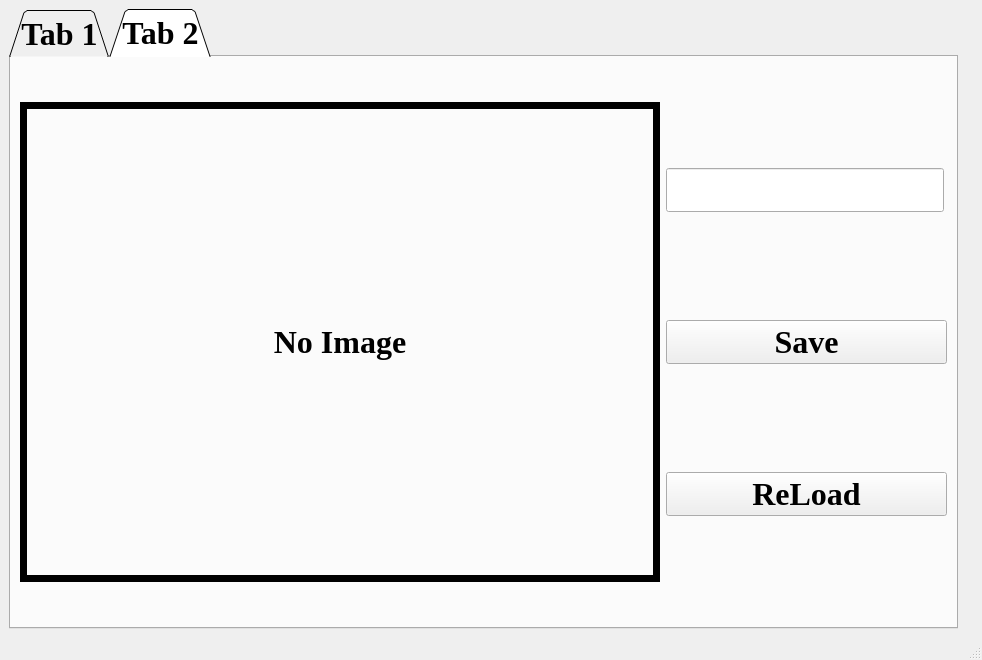
<?xml version="1.0" encoding="UTF-8"?>
<ui version="4.0">
 <class>MainWindow</class>
 <widget class="QMainWindow" name="MainWindow">
  <property name="geometry">
   <rect>
    <x>0</x>
    <y>0</y>
    <width>982</width>
    <height>660</height>
   </rect>
  </property>
  <property name="tabletTracking">
   <bool>false</bool>
  </property>
  <property name="windowTitle">
   <string>GGEZ</string>
  </property>
  <property name="toolTip">
   <string/>
  </property>
  <property name="whatsThis">
   <string/>
  </property>
  <property name="unifiedTitleAndToolBarOnMac">
   <bool>true</bool>
  </property>
  <widget class="QWidget" name="centralwidget">
   <property name="sizePolicy">
    <sizepolicy hsizetype="Preferred" vsizetype="Preferred">
     <horstretch>0</horstretch>
     <verstretch>0</verstretch>
    </sizepolicy>
   </property>
   <layout class="QVBoxLayout" name="verticalLayout_3">
    <item>
     <widget class="QTabWidget" name="tabWidget">
      <property name="sizePolicy">
       <sizepolicy hsizetype="Maximum" vsizetype="Minimum">
        <horstretch>0</horstretch>
        <verstretch>0</verstretch>
       </sizepolicy>
      </property>
      <property name="font">
       <font>
        <family>Times New Roman</family>
        <pointsize>24</pointsize>
        <weight>75</weight>
        <bold>true</bold>
        <stylestrategy>PreferDefault</stylestrategy>
       </font>
      </property>
      <property name="layoutDirection">
       <enum>Qt::LeftToRight</enum>
      </property>
      <property name="tabPosition">
       <enum>QTabWidget::North</enum>
      </property>
      <property name="tabShape">
       <enum>QTabWidget::Triangular</enum>
      </property>
      <property name="currentIndex">
       <number>1</number>
      </property>
      <property name="elideMode">
       <enum>Qt::ElideLeft</enum>
      </property>
      <widget class="QWidget" name="tab_3">
       <property name="sizePolicy">
        <sizepolicy hsizetype="Minimum" vsizetype="Minimum">
         <horstretch>0</horstretch>
         <verstretch>0</verstretch>
        </sizepolicy>
       </property>
       <property name="maximumSize">
        <size>
         <width>954</width>
         <height>635</height>
        </size>
       </property>
       <attribute name="title">
        <string>Tab 1</string>
       </attribute>
       <layout class="QHBoxLayout" name="horizontalLayout_2">
        <item>
         <layout class="QHBoxLayout" name="horizontalLayout_3">
          <property name="sizeConstraint">
           <enum>QLayout::SetMinAndMaxSize</enum>
          </property>
          <item>
           <widget class="QLabel" name="label">
            <property name="sizePolicy">
             <sizepolicy hsizetype="Maximum" vsizetype="Maximum">
              <horstretch>0</horstretch>
              <verstretch>0</verstretch>
             </sizepolicy>
            </property>
            <property name="minimumSize">
             <size>
              <width>640</width>
              <height>480</height>
             </size>
            </property>
            <property name="frameShape">
             <enum>QFrame::Box</enum>
            </property>
            <property name="frameShadow">
             <enum>QFrame::Plain</enum>
            </property>
            <property name="lineWidth">
             <number>7</number>
            </property>
            <property name="text">
             <string>No Image</string>
            </property>
            <property name="alignment">
             <set>Qt::AlignCenter</set>
            </property>
           </widget>
          </item>
          <item>
           <layout class="QVBoxLayout" name="verticalLayout">
            <property name="sizeConstraint">
             <enum>QLayout::SetMinimumSize</enum>
            </property>
            <item>
             <widget class="QPushButton" name="Open_Button">
              <property name="sizePolicy">
               <sizepolicy hsizetype="Maximum" vsizetype="Maximum">
                <horstretch>0</horstretch>
                <verstretch>0</verstretch>
               </sizepolicy>
              </property>
              <property name="minimumSize">
               <size>
                <width>281</width>
                <height>0</height>
               </size>
              </property>
              <property name="text">
               <string>Open</string>
              </property>
             </widget>
            </item>
            <item>
             <widget class="QPushButton" name="close_button">
              <property name="sizePolicy">
               <sizepolicy hsizetype="Maximum" vsizetype="Maximum">
                <horstretch>0</horstretch>
                <verstretch>0</verstretch>
               </sizepolicy>
              </property>
              <property name="minimumSize">
               <size>
                <width>281</width>
                <height>0</height>
               </size>
              </property>
              <property name="text">
               <string>Close</string>
              </property>
             </widget>
            </item>
            <item>
             <widget class="QPushButton" name="Stop_Button">
              <property name="sizePolicy">
               <sizepolicy hsizetype="Maximum" vsizetype="Maximum">
                <horstretch>0</horstretch>
                <verstretch>0</verstretch>
               </sizepolicy>
              </property>
              <property name="minimumSize">
               <size>
                <width>281</width>
                <height>0</height>
               </size>
              </property>
              <property name="font">
               <font>
                <family>Times New Roman</family>
                <pointsize>24</pointsize>
                <weight>75</weight>
                <bold>true</bold>
               </font>
              </property>
              <property name="autoFillBackground">
               <bool>false</bool>
              </property>
              <property name="text">
               <string>Stop</string>
              </property>
             </widget>
            </item>
           </layout>
          </item>
         </layout>
        </item>
       </layout>
      </widget>
      <widget class="QWidget" name="tab_4">
       <property name="sizePolicy">
        <sizepolicy hsizetype="Minimum" vsizetype="Minimum">
         <horstretch>0</horstretch>
         <verstretch>0</verstretch>
        </sizepolicy>
       </property>
       <property name="maximumSize">
        <size>
         <width>954</width>
         <height>635</height>
        </size>
       </property>
       <property name="toolTip">
        <string>&lt;html&gt;&lt;head/&gt;&lt;body&gt;&lt;p&gt;&lt;br/&gt;&lt;/p&gt;&lt;/body&gt;&lt;/html&gt;</string>
       </property>
       <property name="layoutDirection">
        <enum>Qt::LeftToRight</enum>
       </property>
       <attribute name="title">
        <string>Tab 2</string>
       </attribute>
       <layout class="QHBoxLayout" name="horizontalLayout">
        <item>
         <layout class="QHBoxLayout" name="horizontalLayout_4">
          <property name="sizeConstraint">
           <enum>QLayout::SetMinAndMaxSize</enum>
          </property>
          <item>
           <widget class="QLabel" name="label_2">
            <property name="sizePolicy">
             <sizepolicy hsizetype="Maximum" vsizetype="Maximum">
              <horstretch>0</horstretch>
              <verstretch>0</verstretch>
             </sizepolicy>
            </property>
            <property name="minimumSize">
             <size>
              <width>640</width>
              <height>480</height>
             </size>
            </property>
            <property name="frameShape">
             <enum>QFrame::Box</enum>
            </property>
            <property name="lineWidth">
             <number>7</number>
            </property>
            <property name="text">
             <string>No Image</string>
            </property>
            <property name="alignment">
             <set>Qt::AlignCenter</set>
            </property>
           </widget>
          </item>
          <item>
           <layout class="QVBoxLayout" name="verticalLayout_2">
            <property name="sizeConstraint">
             <enum>QLayout::SetMinimumSize</enum>
            </property>
            <item>
             <widget class="QLineEdit" name="lineEdit">
              <property name="enabled">
               <bool>true</bool>
              </property>
              <property name="sizePolicy">
               <sizepolicy hsizetype="Maximum" vsizetype="Maximum">
                <horstretch>0</horstretch>
                <verstretch>0</verstretch>
               </sizepolicy>
              </property>
             </widget>
            </item>
            <item>
             <widget class="QPushButton" name="pushButton">
              <property name="sizePolicy">
               <sizepolicy hsizetype="Maximum" vsizetype="Maximum">
                <horstretch>0</horstretch>
                <verstretch>0</verstretch>
               </sizepolicy>
              </property>
              <property name="minimumSize">
               <size>
                <width>281</width>
                <height>0</height>
               </size>
              </property>
              <property name="text">
               <string>Save</string>
              </property>
             </widget>
            </item>
            <item>
             <widget class="QPushButton" name="reload_image">
              <property name="sizePolicy">
               <sizepolicy hsizetype="Maximum" vsizetype="Maximum">
                <horstretch>0</horstretch>
                <verstretch>0</verstretch>
               </sizepolicy>
              </property>
              <property name="minimumSize">
               <size>
                <width>281</width>
                <height>0</height>
               </size>
              </property>
              <property name="text">
               <string>ReLoad</string>
              </property>
             </widget>
            </item>
           </layout>
          </item>
         </layout>
        </item>
       </layout>
      </widget>
     </widget>
    </item>
   </layout>
  </widget>
  <widget class="QMenuBar" name="menubar">
   <property name="geometry">
    <rect>
     <x>0</x>
     <y>0</y>
     <width>982</width>
     <height>25</height>
    </rect>
   </property>
  </widget>
  <widget class="QStatusBar" name="statusbar"/>
 </widget>
 <resources/>
 <connections/>
</ui>
